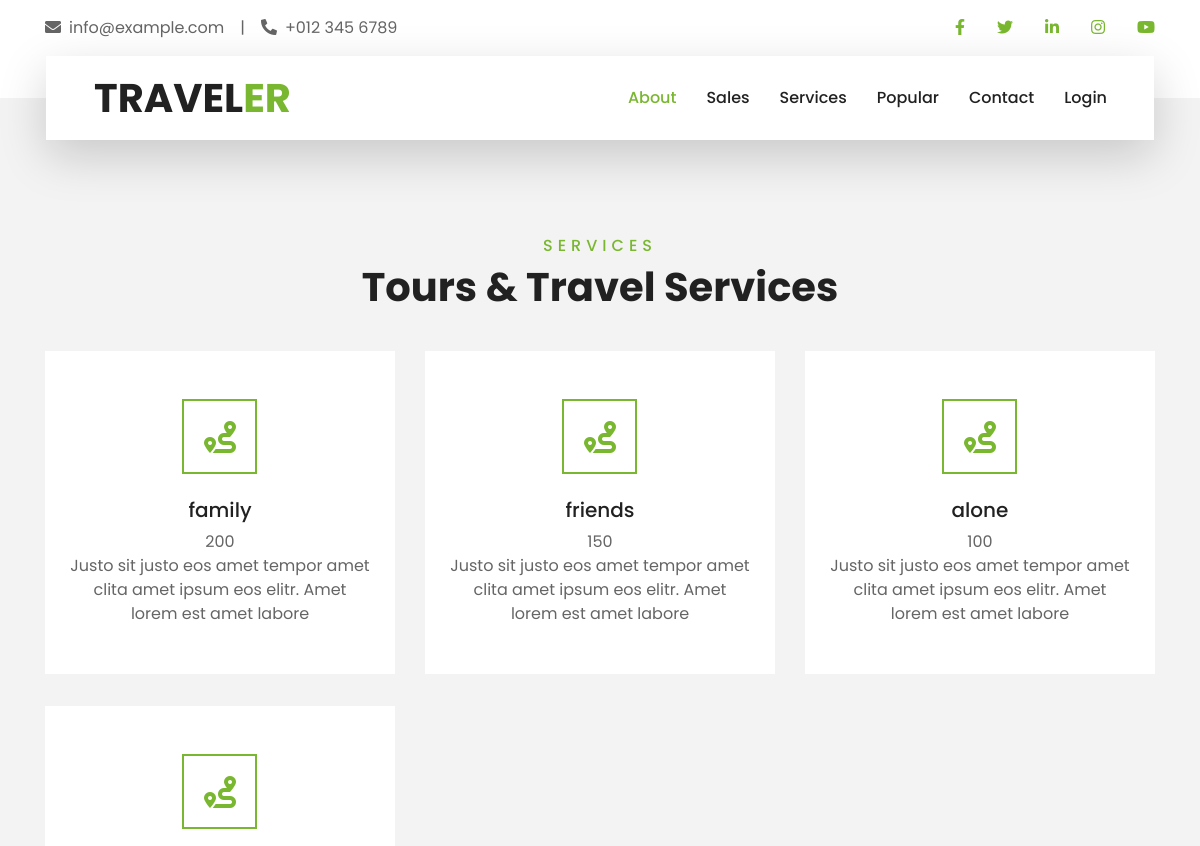
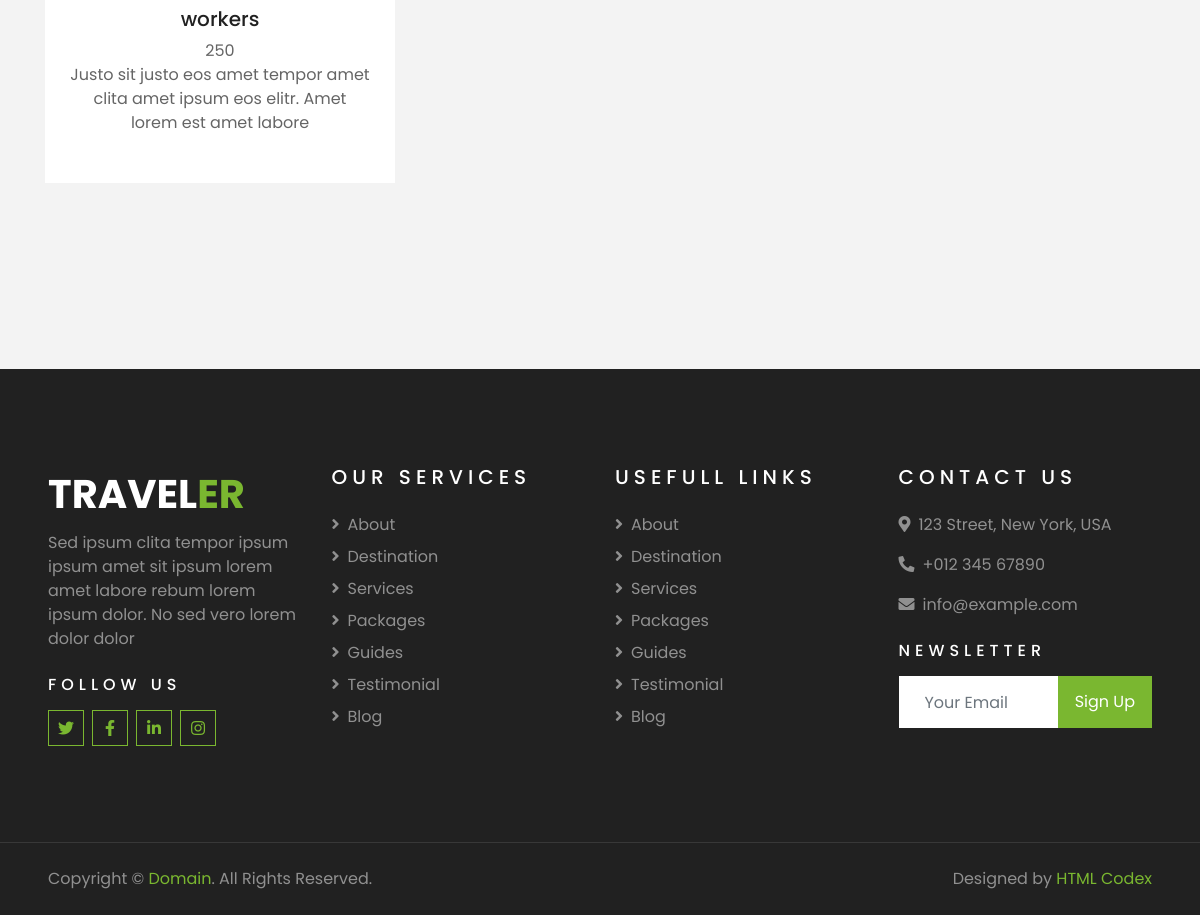
/services, run on the app's committed database (2 pictures, top to bottom).
### tables this page shows
CREATE TABLE `services` (
  `id` int NOT NULL,
  `type` text NOT NULL,
  `cost` int NOT NULL
);

### config/routes.php (called while the page is built)
<?php
return array(
    'services'=>'main/services',
    'user/register'=>'user/register',
    'user/login'=>'user/login',
    'cabinet/edit/([0-9]+)'=>'cabinet/edit/$1',
    'cabinet/delete/([0-9]+)'=>'cabinet/delete/$1',
     'cabinet/create'=>'cabinet/create',
     'cabinet'=>'cabinet/index',
     'about'=>'main/about',
    'sales'=>'main/sales',
    'main'=>'main/index',
    'popular'=>'main/popular',
    'testimonial'=>'main/testimonial',
    'map'=>'main/map',
    'europe'=>'main/europe',
    'america'=>'main/america',
    'australia'=>'main/australia',
    'asia'=>'main/asia',
    ''=>'main/about'
)
?>

### controllers/MainController.php (called while the page is built, shortened)
<?php
include_once "./models/Tours.php";
class MainController{
    public function actionServices(){
      $getServices=Tours::getServices();
        include_once "./views/blogs/services.php";
 return true;
}
}
?>

### index.php (called while the page is built, shortened)
<?php
include_once 'views/blogs/header.php';
?>
<?php
require_once(ROOT.'/components/Router.php');
$router = new Router();
$router->run();
?>
<?php
include_once 'views/blogs/footer.php';
?>

### models/Tours.php (called while the page is built, shortened)
<?php
    class Tours{
        public static function getServices(){
            $db = Db::getConnection();
            $services = [];
            $result = $db->query('SELECT * FROM `services`');
            $i = 0;
            while ($row = $result->fetch()){
                $services[$i]['id'] = $row['id'];
                $services[$i]['type'] = $row['type'];
                $services[$i]['cost'] = $row['cost'];
                $i++;
            }
            return $services;
        }
    }
?>

### views/blogs/services.php (the view)
<?php
include_once 'views/blogs/header.php';
?>
<div class="container-fluid py-5">
        <div class="container pt-5 pb-3">
            <div class="text-center mb-3 pb-3">
                <h6 class="text-primary text-uppercase" style="letter-spacing: 5px;">Services</h6>
                <h1>Tours & Travel Services</h1>
            </div>
            <div class="row">
                <?php
                foreach ($getServices as $services) {
                ?>
                <div class="col-lg-4 col-md-6 mb-4">
                    <div class="service-item bg-white text-center mb-2 py-5 px-4">
                        <i class="fa fa-2x fa-route mx-auto mb-4"></i>
                        <h5 class="mb-2"><?=$services['type']?></h5>
                        <p class="m-0"><?=$services['cost']?><br>Justo sit justo eos amet tempor amet clita amet ipsum eos elitr. Amet lorem est amet labore</p>
                    </div>
                </div>
                <?php
                }
                ?>
            </div>
        </div>
    </div>
    <?php
include_once 'views/blogs/footer.php';
?>

### components/Router.php (shortened to what this page needs)
<?php
class Router{
private $routes;
public function __construct()
{
    $routesPath = ROOT.'/config/routes.php';
    $this->routes = include($routesPath);
}
public function getUrl(){
    if (!empty($_SERVER['REQUEST_URI'])) {
        return trim($_SERVER['REQUEST_URI'],'/');
    }
}
public function run(){
$uri = $this->getUrl();
foreach ($this->routes as $uriPattern => $path) {
    if(preg_match("~$uriPattern~",$uri)){
        $tashqi = preg_replace("~$uriPattern~",$path,$uri);
        $qiymat = explode('/',$tashqi);
        $controlllernomi = array_shift($qiymat).'Controller';
        $metodnomi = 'action'.ucfirst(array_shift($qiymat));
        $parametr = $qiymat;
        $controllerObyekt = new $controlllernomi;
        $result = call_user_func_array(array($controllerObyekt,$metodnomi),$parametr);
        if($result != null){
            break;
        }
    }
}
}
}
?>

### data on the page
services: type "family", cost "200"
services: type "friends", cost "150"
services: type "alone", cost "100"
services: type "workers", cost "250"
